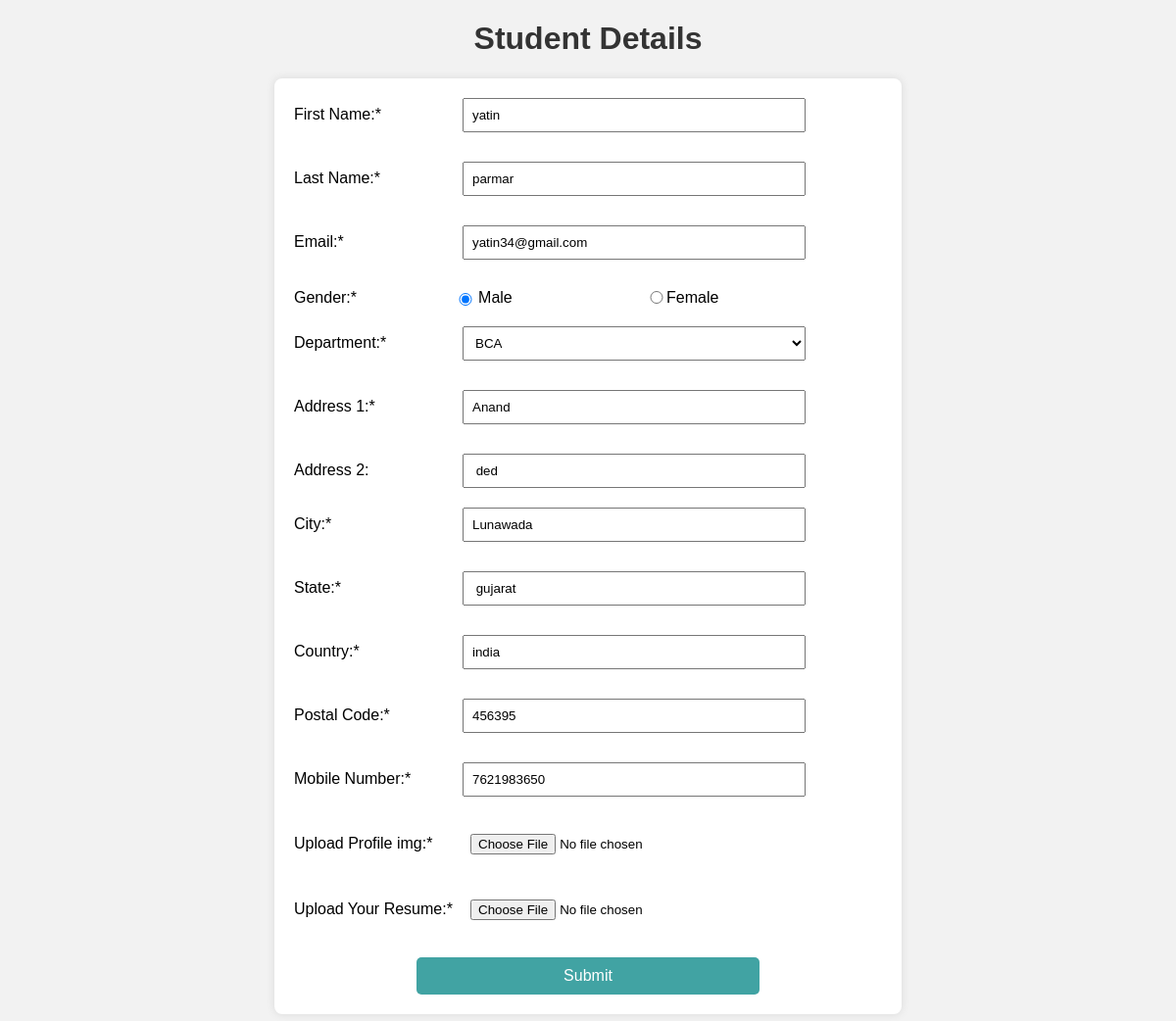
The page /stu_registration.php?id=54 on the database its author committed.
### tables this page shows
CREATE TABLE `studentdetails` (
  `id` int(11) NOT NULL,
  `firstName` varchar(50) NOT NULL,
  `lastName` varchar(50) NOT NULL,
  `email` varchar(100) NOT NULL,
  `password` varchar(100) NOT NULL,
  `gender` enum('male','female') NOT NULL,
  `department` varchar(50) NOT NULL,
  `streetAddress1` varchar(100) NOT NULL,
  `streetAddress2` varchar(100) DEFAULT NULL,
  `city` varchar(50) NOT NULL,
  `state` varchar(50) NOT NULL,
  `country` varchar(50) NOT NULL,
  `Zip` varchar(20) NOT NULL,
  `Number` varchar(20) NOT NULL,
  `image` varchar(255) NOT NULL,
  `resume` varchar(255) NOT NULL,
  `reg_date` timestamp NOT NULL DEFAULT current_timestamp()
);

### stu_registration.php (the view, shortened to what this page needs)
<?php
if (isset($_GET["id"])) {
    ?>
<!DOCTYPE html>
<html>
<head>
    <link rel="stylesheet" href="./css/style.css">
    <link rel="stylesheet" href="./css/custom.css"/>
</head>
<body>
    <h1>Student Details</h1>
    <div class="formvalidation">
        <form id="validate" name="formm" method="post" action="" enctype="multipart/form-data">
<?php
 include 'dbconnect.php';
 if (isset($_GET['id'])) {
     $stu_id = $_GET['id'];
     $sql = "SELECT * FROM studentdetails WHERE id='$stu_id'";
     $result = $conn->query($sql);
     if ($result->num_rows > 0) {
         while ($row = $result->fetch_assoc()) {
             $firstName = $row['firstName'];
             $lastName = $row['lastName'];
             $email = $row['email'];
             $gender = $row['gender'];
             $department = $row['department'];
             $streetAddress1 = $row['streetAddress1'];
             $streetAddress2 = $row['streetAddress2'];
             $city = $row['city'];
             $state = $row['state'];
             $country = $row['country'];
             $zip = $row['Zip'];
             $number = $row['Number'];
             $profileImgName = $row['image'];
             $resumeFileName = $row['resume'];
         }
     }
 }
?>
            <div id="index_row">
                <label for="firstName">First Name:*</label><input type="text" name="firstName" id="firstName" value="<?php echo $firstName; ?>" required /><br>
            </div>
            <div id="index_row">
                <label for="lastName">Last Name:*</label> <input type="text" name="lastName" id="lastName" value="<?php echo  $lastName; ?>" required/> <br>
            </div>
            <div id="index_row">
                <label>Email:* </label><input type="email" name="email" id="email" value="<?php echo  $email; ?>" required/>
            </div>
            <div id="index_row">
                Gender:*
                <input type="radio" name="gender" id="male" value="male"  value="male" <?php if($gender == "male") echo "checked"; ?>>
                <label for="male">Male</label>
                <input type="radio" name="gender" id="female" value="female" value="female" <?php if($gender == "female") echo "checked"; ?>>
                <label for="female">Female  </label>
            </div>
            <div id="index_row">
            <label>Department:* </label>
            <select name="department" id="department">
            <option value="BCA" <?php if($department == "BCA"){
                                        echo "selected";
                                        }
                                    ?>
                                    >BCA</option>
        </select>
        </div>
            <div id="index_row">
                <label>Address 1:* </label>
                <input name="StreetAddress1" type="text" id="add1" value="<?php echo $streetAddress1; ?>" required/>
            </div>
            <div id="index_row">
                <label>Address 2: </label>
                <input name="StreetAddress2" type="text" id="add2" value="<?php echo $streetAddress2; ?>" required/>
            </div>
            <div id="index_row">
                <label>City:* </label>
                <input name="City" type="text" id="City" value="<?php echo $city; ?>" required/>
            </div>
            <div id="index_row">
                <label>State:* </label>
                <input name="State" type="text" id="State" value="<?php echo $state; ?>" required/>
            </div>
            <div id="index_row">
                <label>
                    Country:* </label>
                <input name="Country" type="text" id="Country" value="<?php echo $country; ?>" required/>
            </div>
            <div id="index_row">
                <label>Postal Code:* </label>
                <input name="Zip" type="text" id="zip" maxlength="30" value="<?php echo $zip; ?>" required/>
            </div>
            <div id="index_row">
                <label>Mobile Number:* </label>
                <input name="Number" type="text" id="number" maxlength="30" value="<?php echo $number; ?>" required/>
            </div>
            <div id="index_row">
                <label>Upload Profile img:* </label>
                <input name="image" type="file" id="fileName" value="<?php echo $profileImgName; ?>" required/>
            </div>
            <div id="index_row">
                <label>Upload Your Resume:* </label>
                <input name= "resume" type="file"  id="myFile2" value="<?php echo $resumeFileName; ?>" required/>
            </div>
            <div class="buttn">
                <button type="submit" id="Submit" name="submit" value="update">Submit</button>
                </div>
            </form>
        </div>
</body>
</html>
<?php
}
?>

### css/style.css (style rules this page uses)
body { font-family: 'Arial', sans-serif; background-color: #f2f2f2; margin: 0; }
h1 { text-align: center; color: #333; }
.formvalidation { max-width: 600px; margin: 20px auto; background-color: #fff; padding: 20px; border-radius: 8px; box-shadow: 0 0 10px rgba(0, 0, 0, 0.1); }
#validate { display: grid; grid-gap: 10px; }
#index_row { display: flex; align-items: center; margin-bottom: 10px; }
label { width: 162px; margin-right: 10px; }
input, select, button, textarea { padding: 8px; box-sizing: border-box; width: 100%; max-width: 350px; }
.buttn { text-align: center; }
button { background-color: #41a3a3; color: white; border: none; padding: 10px 20px; text-align: center; text-decoration: none; display: inline-block; font-size: 16px; cursor: pointer; border-radius: 5px; }
input[type="radio"] { width: 20px; margin-left: 101px; }
input#female { margin: 0px; }

### rows shown on the page
studentdetails: firstName "yatin", lastName "parmar", email "yatin34@gmail.com", gender "☑ Male", gender "☐ Female", department "BCA", StreetAddress1 "Anand", StreetAddress2 "ded", City "Lunawada", State "gujarat", Country "india", Zip "456395", Number "7621983650"
